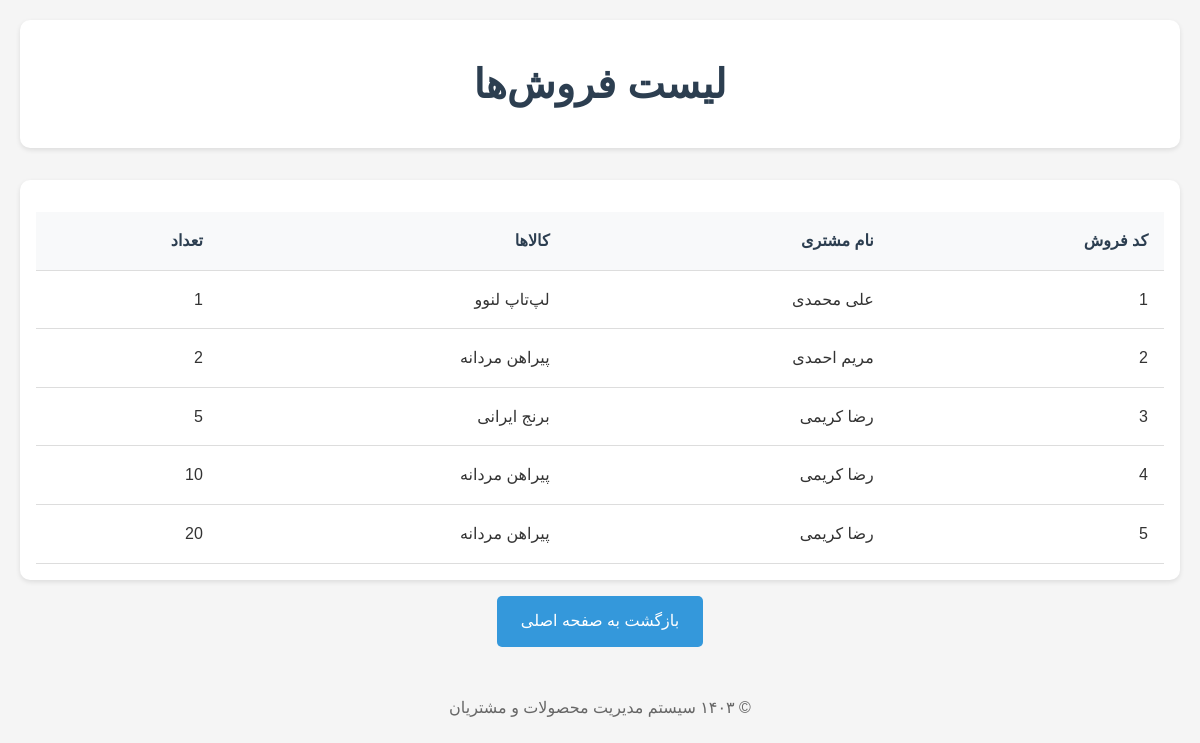
Page /pod-4-project/pages/sell-list.php on the committed database.
### tables this page shows
CREATE TABLE `sells` (
  `id` int(11) NOT NULL,
  `customer_id` int(11) NOT NULL,
  `product_id` int(11) NOT NULL,
  `quantity` int(11) NOT NULL
);

CREATE TABLE `customers` (
  `id` int(11) NOT NULL,
  `name` varchar(100) NOT NULL,
  `phone` varchar(20) NOT NULL,
  `email` varchar(100) DEFAULT NULL,
  `address` text DEFAULT NULL,
  `type` enum('regular','vip','wholesale') NOT NULL,
  `notes` text DEFAULT NULL,
  `created_at` timestamp NOT NULL DEFAULT current_timestamp()
);

CREATE TABLE `products` (
  `id` int(11) NOT NULL,
  `code` varchar(50) NOT NULL,
  `name` varchar(100) NOT NULL,
  `category` enum('electronics','clothing','food','other') NOT NULL,
  `price` decimal(12,2) NOT NULL,
  `stock` int(11) NOT NULL DEFAULT 0,
  `description` text DEFAULT NULL,
  `created_at` timestamp NOT NULL DEFAULT current_timestamp()
);

### pod-4-project/pages/sell-list.php (the view, shortened to what this page needs)
<!DOCTYPE html>
<html lang="fa" dir="rtl">
<head>
    <link rel="stylesheet" href="../css/style.css">
</head>
<body>
    <div class="container">
        <header>
            <h1>لیست فروش‌ها</h1>
        </header>
        <main>
            <div class="table-container">
                <table>
                    <thead>
                        <tr>
                            <th>کد فروش</th>
                            <th>نام مشتری</th>
                            <th>کالاها</th>
                            <th>تعداد</th>
                        </tr>
                    </thead>
                    <tbody>
                        <?php
                        include '../php/db.php';
                        $sql = "SELECT * FROM sells";
                        $result = mysqli_query($conn, $sql);
                        while ($row = mysqli_fetch_assoc($result)) {
                            $customer_sql = "SELECT name FROM customers WHERE id = " . $row['customer_id'];
                            $customer_result = mysqli_query($conn, $customer_sql);
                            $customer = mysqli_fetch_assoc($customer_result);
                            $product_sql = "SELECT name FROM products WHERE id = " . $row['product_id'];
                            $product_result = mysqli_query($conn, $product_sql);
                            $product = mysqli_fetch_assoc($product_result);
                            echo "<tr>
                            <td>" . $row['id'] . "</td>
                            <td>" . $customer['name'] . "</td>
                            <td>" . $product['name'] . "</td>
                            <td>" . $row['quantity'] . "</td>
                        </tr>";
                        }
                        ?>
                    </tbody>
                </table>
            </div>
            <div style="text-align: center; margin-top: 1rem;">
                <a href="../index.html" class="btn">بازگشت به صفحه اصلی</a>
            </div>
        </main>
        <footer>
            <p>© ۱۴۰۳ سیستم مدیریت محصولات و مشتریان</p>
        </footer>
    </div>
</body>
</html>

### pod-4-project/css/style.css (style rules this page uses)
* { margin: 0; padding: 0; box-sizing: border-box; }
body { font-family: 'Vazirmatn', Tahoma, Arial, sans-serif; line-height: 1.6; background-color: #f5f5f5; color: #333; }
.container { max-width: 1200px; margin: 0 auto; padding: 20px; }
header { text-align: center; padding: 2rem 0; margin-bottom: 2rem; background-color: #fff; border-radius: 10px; box-shadow: 0 2px 5px rgba(0,0,0,0.1); }
header h1 { color: #2c3e50; font-size: 2.5rem; }
.btn { display: inline-block; padding: 0.8rem 1.5rem; background-color: #3498db; color: #fff; text-decoration: none; border-radius: 5px; transition: background-color 0.3s ease; }
.table-container { background-color: #fff; padding: 1rem; border-radius: 10px; box-shadow: 0 2px 5px rgba(0,0,0,0.1); overflow-x: auto; }
table { width: 100%; border-collapse: collapse; margin-top: 1rem; }
th, td { padding: 1rem; text-align: right; border-bottom: 1px solid #ddd; }
th { background-color: #f8f9fa; font-weight: bold; color: #2c3e50; }
footer { text-align: center; padding: 1rem 0; margin-top: 2rem; color: #666; }

### rows in the picture
sells: id "1", customer.name "علی محمدی", product.name "لپ‌تاپ لنوو", quantity "1"
sells: id "2", customer.name "مریم احمدی", product.name "پیراهن مردانه", quantity "2"
sells: id "3", customer.name "رضا کریمی", product.name "برنج ایرانی", quantity "5"
sells: id "4", customer.name "رضا کریمی", product.name "پیراهن مردانه", quantity "10"
sells: id "5", customer.name "رضا کریمی", product.name "پیراهن مردانه", quantity "20"
